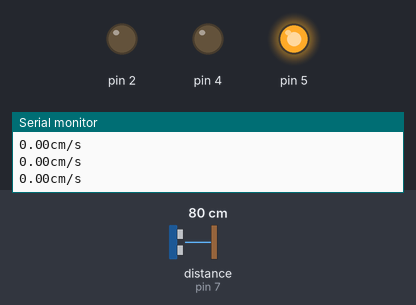
A sketch run on a simulated Arduino Uno, built with avr-gcc and run on an emulated ATmega328P. On the bench: output pins drawn as LEDs (lit = HIGH), the last lines printed to the serial monitor. Wiring (inferred from the names in the program): ultrasonic range finder: trigger pin 8; echo pin 7. The inputs (shaded band) are chosen by the test bench; at power-on: distance to the obstacle (sensor on pin 7) 80 cm. The echo pulse lasts 58.3 µs per cm; pins used as bus, display or sensor lines are not drawn.

Above: at 1.2 s.
1.3 s: distance to the obstacle (sensor on pin 7) set to 299 cm
At 1.56 s:
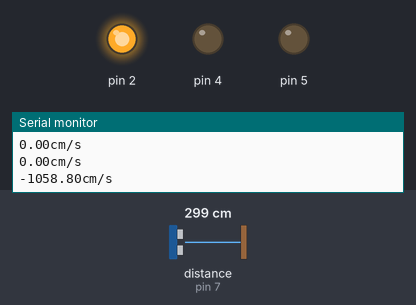
Timing chart, 0 to 4.3 s (numbered marks = the images above; inputs shaded):
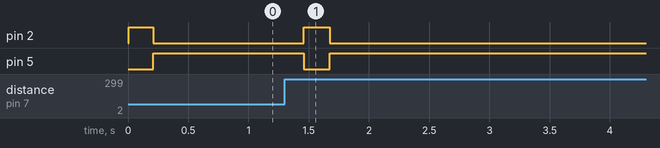

Measured:
- after the input at 1.3 s, pin 2: LOW → HIGH after 0.16 s, → LOW 0.22 s later; pin 5: HIGH → LOW after 0.16 s, → HIGH 0.22 s later

The sketch:

khoang_cach.ino
```cpp
const int trig = 8;     // chân trig của HC-SR04
const int echo = 7;     // chân echo của HC-SR04
float data_distance[2] = {0.0, 0.0};

void setup()
{
    Serial.begin(9600);     // giao tiếp Serial với baudrate 9600
    pinMode(trig,OUTPUT);   // chân trig sẽ phát tín hiệu
    pinMode(echo,INPUT);    // chân echo sẽ nhận tín hiệu
    pinMode(2, OUTPUT);
    pinMode(5, OUTPUT);
    pinMode(4, OUTPUT);

}

void loop()
{
    unsigned long duration; // biến đo thời gian
    float distance;           // biến lưu khoảng cách

    /* Phát xung từ chân trig */
    digitalWrite(trig,0);   // tắt chân trig
    delayMicroseconds(2);
    digitalWrite(trig,1);   // phát xung từ chân trig
    delayMicroseconds(5);   // xung có độ dài 5 microSeconds
    digitalWrite(trig,0);   // tắt chân trig

    /* Tính toán thời gian */
    // Đo độ rộng xung HIGH ở chân echo.
    duration = pulseIn(echo,HIGH);
    // Tính khoảng cách đến vật.
    distance = float(duration/2/29.412);

    // Lưu biến khoảng cách
    data_distance[0] = data_distance[1];
    data_distance[1] = distance;
    // Tính toán vận tốc
    float dis_2 = data_distance[1];
    float dis_1 = data_distance[0];
    float velocity = (dis_1 - dis_2) / 0.205;

    // Hiển thị đèn
    if (abs(velocity)>50){
        digitalWrite(2, 1);
        digitalWrite(5, 0);
        digitalWrite(4, 0);
    }
    else if (abs(velocity)<3){
        digitalWrite(2, 0);
        digitalWrite(5, 1);
        digitalWrite(4, 0);
    }
    else {
        digitalWrite(2, 0);
        digitalWrite(5, 0);
        digitalWrite(4, 1);
    }

    /* In kết quả ra Serial Monitor */

    Serial.print(velocity);
    Serial.println("cm/s");
    delay(200);
}
```
